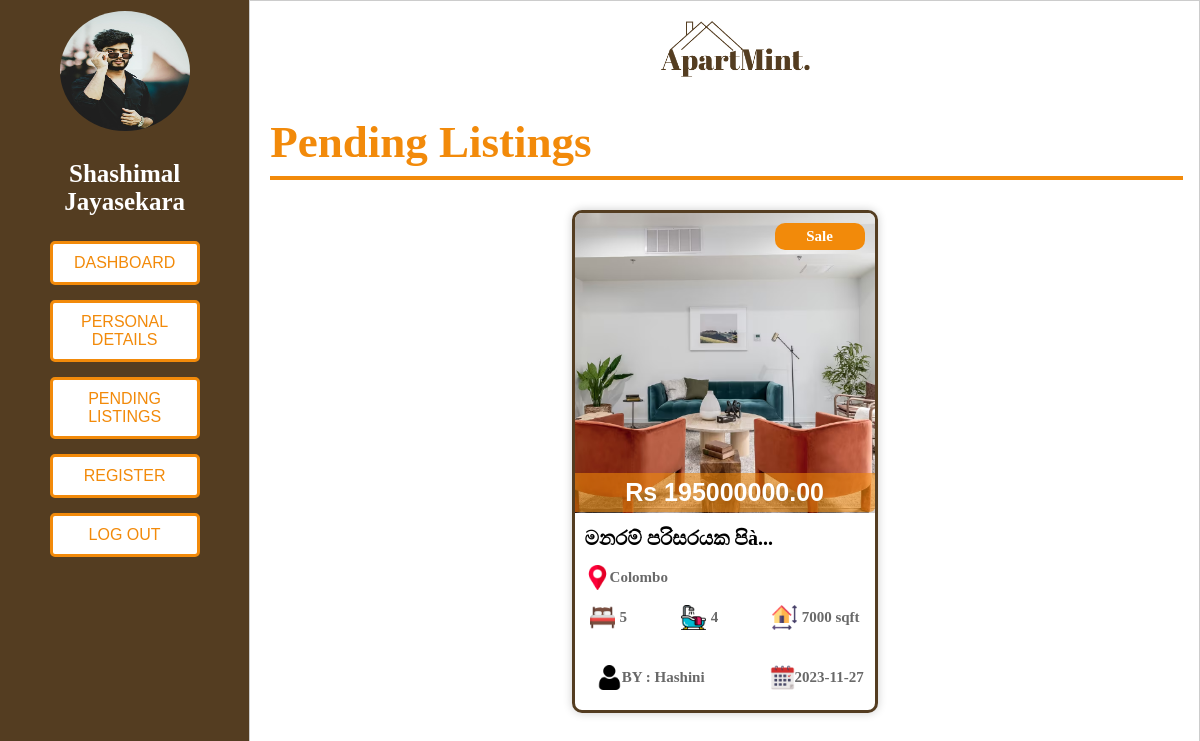
The app's page /admin/view_pendingListings.php (signed in) with its own data.
### tables this page shows
CREATE TABLE `listing_details` (
  `id` int(50) NOT NULL,
  `user_id` int(100) NOT NULL,
  `listing_type` varchar(30) NOT NULL,
  `title` varchar(250) NOT NULL,
  `property_type` varchar(30) NOT NULL,
  `address` varchar(300) NOT NULL,
  `city` varchar(100) NOT NULL,
  `total_units` int(11) NOT NULL,
  `bedrooms` int(20) NOT NULL,
  `bathrooms` int(20) NOT NULL,
  `price` decimal(10,0) NOT NULL,
  `size` int(20) NOT NULL,
  `features` text NOT NULL,
  `kitchen` text NOT NULL,
  `outdoor_spaces` text NOT NULL,
  `living_spaces` text NOT NULL,
  `utilities` text NOT NULL,
  `li_image` varchar(1800) NOT NULL,
  `description` text NOT NULL,
  `f_name` varchar(50) NOT NULL,
  `l_name` varchar(50) NOT NULL,
  `email` varchar(80) NOT NULL,
  `p_no` varchar(50) NOT NULL,
  `date` datetime NOT NULL DEFAULT current_timestamp(),
  `approval_status` varchar(255) NOT NULL DEFAULT 'Pending'
);

### admin/view_pendingListings.php (the view, shortened to what this page needs)
<?php
include('../process_php/db_connection.php');
$admin_id = $_SESSION["admin_id"];
$sql = "SELECT * FROM admins WHERE admin_id = $admin_id";
$result = $conn->query($sql);
if ($result->num_rows > 0) {
    $adminName = $_SESSION["admin_name"];
    $truncatedName = (strlen($adminName) > 21) ? substr($adminName, 0, 21) . '...' : $adminName;
} else {
    echo "admin not found";
}
?>
<!DOCTYPE html>
<html lang="en">
<head>
    <link rel="stylesheet" type="text/css" href="../style/style_myAccount.css">
    <link rel="stylesheet" type="text/css" href="../style/style_all_listings.css">
</head>
<body>
    <div class="container">
        <div class="left-section">
            <img class="profile-photo" src="process_php/uploads/profile_photos/<?php echo $_SESSION["admin_profile_photo"]; ?>" alt="Profile Photo">
            <p class="full-name"><?php echo $truncatedName; ?></p>
                <ul>
                <a href="admin_dashboard.php"><li><button class="button">Dashboard</button></li></a>
                <a href="admin_myAccount.php"><li><button class="button">Personal Details</button></li></a>
                <a href="view_pendingListings.php"><li><button class="button">Pending Listings</button></li></a>
                <a href="admin_register.php"><li><button class="button">Register</button></li></a>
                <a href="process_php/process_logout.php"><li><button class="button">Log Out</button></li></a>
            </ul>
        </div>
        <div style="padding:20px;" class="right-section">
        <a class="logo1" href="admin_dashboard.php"><img src="../images/logo.png" alt="Logo"></a>
            <h1 class="main-title">Pending Listings</h1>
            <hr style="width: 100%; border: 2px #F28A0A solid">
            <div class="all-listing-container">
                <?php
                include('process_php/db_connection.php');
                $sql = "SELECT * FROM listing_details WHERE approval_status = 'Pending' ORDER BY date DESC";
                $result = $conn->query($sql);
                if ($result->num_rows > 0) {
                    echo '<div class="listing-container">';
                    while($row = $result->fetch_assoc()) {
                        echo '<a href="admin_listing_view.php?id=' . $row['id'] . '" class="property-link">';
                        $imagePaths = explode(',', $row['li_image']);
                        $firstImagePath = isset($imagePaths[0]) ? $imagePaths[0] : '';
                        echo'<div class="listing">';
                            echo '<div class="listing-photo">';
                                if (!empty($firstImagePath)) {
                                    echo '<div><img src="../process_php/' . $firstImagePath . '" alt="Listing Photo"></div>';
                                } else {
                                    echo '<div class="listing-photo">No Image Available</div>';
                                }
                                echo '<div class="listing-price">Rs ' . $row['price'] . '.00</div>';
                                echo '<div class="listing-type">' . $row['listing_type'] . '</div>';
                            echo '</div>';
                            echo '<div class="listing-info">';
                                $shortenedTitle = (strlen($row['title']) > 45) ? substr($row['title'], 0, 45) . '...' : $row['title'];
                                echo '<div class="listing-title">' . $shortenedTitle . '</div>';
                                echo '<div class="listing-address"><img src="../images/placeholder.png" alt="Bed">' . $row['city'] . '</div>';
                                echo '<div class="listing-icons">';
                                echo '<div class="icon-bed"><img src="../images/bed.png" alt="Bed">' . $row['bedrooms'] . '</div>';
                                echo '<div class="icon-bath"><img src="../images/bath.png" alt="Bath">' . $row['bathrooms'] . '</div>';
                                echo '<div class="icon-size"><img src="../images/size.png" alt="Size">' . $row['size'] . ' sqft</div>';
                                echo '</div>';
                                echo '<div class="listing-publish">';
                                    echo '<div class="listing-date"><img src="../images/calendar.png" alt="Date">' . date('Y-m-d', strtotime($row['date'])) . '</div>';
                                    echo '<div class="publisher-icon"><img src="../images/user.png" alt="Publisher">BY : ' . $row['f_name'] . '</div>';
                                echo '</div>';
                            echo '</div>';
                        echo '</div>';
                        echo '</a>';
                    }
                    echo '</div>';
                }
                else {
                    echo "<h3 style='color:red;'>No properties available</h3>";
                }
                ?>
            </div>
        </div>
    </div>
</body>
</html>

### style/style_myAccount.css (style rules this page uses)
body { font-family: Josefin sans-serif; margin: 0; padding: 0; background-color: #fff; }
.container { display: flex; }
.logo1 img { max-width: 150px; max-height: auto; margin-left: 43%; margin-right: 43%; margin-bottom: 5px; }
.main-title { color: rgba(242, 138, 10); font-size: 45px; font-weight: bold; margin-bottom: 0; padding: 0; }
.left-section { min-height:700px; flex: 2.5; border: 1px solid #543d21; background: #543d21; padding: 10px; text-align: center; width: 30%; font-style: Bold; color: white; }
.button { width: 150px; background-color: #fff; color: rgba(242, 138, 10); border: 3px solid rgba(242, 138, 10); padding: 10px 20px; margin-bottom: 15px; border-radius: 5px; cursor: pointer; font-size: 16px; text-transform: uppercase; transition: background-color 0.3s ease; text-align: center; }
.profile-photo { height: 120px; width: 130px; border-radius: 50%; }
.full-name { font-size: 25px; font-weight: bold; }
ul { list-style: none; padding: 0; }
.right-section { flex: 10; border: 1px solid #ccc; padding: 2% 7%; width: 70%; }

### style/style_all_listings.css (style rules this page uses)
body { margin: 0; padding: 0; font-family: Josefin sans-serif; }
.listing-container { display: flex; flex-wrap: wrap; justify-content: space-around; margin: 20px; }
a { text-decoration: none; color: black; }
.listing { margin: 10px; width: 300px; height: auto; border: 3px solid rgba(84, 61, 33, 1); font-size: 15px; font-weight: bold; background-color: white; cursor: pointer; transition: 0.3s; border-radius: 10px; box-shadow: 0 0 10px rgba(0, 0, 0, 0.2); -webkit-border-radius: 10px; -moz-border-radius: 10px; -ms-border-radius: 10px; -o-border-radius: 10px; }
.listing-photo { position: relative; }
.listing-photo img { width: 100%; height: 300px; border-top-left-radius: 7px; border-top-right-radius: 7px; border-bottom-left-radius: 0; border-bottom-right-radius: 0; object-fit: cover; }
.listing-price { position: absolute; width: 280px; top: 260px; font-size: 25px; font-family:Arial, Helvetica, sans-serif; text-align: center; color: white; background-color:rgba(242, 138, 10, 0.575); padding: 5px 10px; border-bottom-right-radius: 5px; font-weight: bold; }
.listing-type { margin-top: 10px; position: absolute; width: 70px; top: 0px; left: 200px; text-align: center; font-family: Georgia, 'Times New Roman', Times, serif; background-color: rgba(242, 138, 10, 1); color: white; padding: 5px 10px; border-radius: 10px; }
.listing-info { margin: 10px; }
.listing-title { margin-top: 10px; margin-bottom: 10px; font-size: 20px; font-weight: bold; font-family: Georgia, 'Times New Roman', Times, serif; }
.listing-address { margin-top: 15px; margin-bottom: 10px; display: flex; align-items: center; color: dimgray; position: relative; }
.listing-address img { max-width: 25px; max-height: 25px; }
.listing-icons { display: flex; justify-content: space-between; margin-top: 15px; margin-left: 5px; margin-right: 5px; color: dimgray; }
.listing-icons img { max-width: 25px; max-height: 25px; margin-right: 5px; }
.listing-icons .icon-bed, .listing-icons .icon-bath, .listing-icons .icon-size { display: flex; align-items: center; }
.listing-publish { margin-top: 15px; display: flex; justify-content: space-between; color: dimgray; }
.listing-publish img { max-width: 25px; max-height: 25px; margin-left: 5px; }
.listing-date { position: relative; left: 180px; margin-top: 20px; margin-bottom: 10px; display: flex; align-items: center; }
.publisher-icon { position: relative; right: 160px; margin-top: 20px; margin-bottom: 10px; display: flex; align-items: center; }

### records on screen
listing_details: price "195000000", listing_type "Sale", title "මනරම් පරිසරයක පිà...", city "Colombo", bedrooms "5", bathrooms "4", size "7000", date "2023-11-27", f_name "Hashini"

### other values on screen
$truncatedName "Shashimal Jayasekara"
